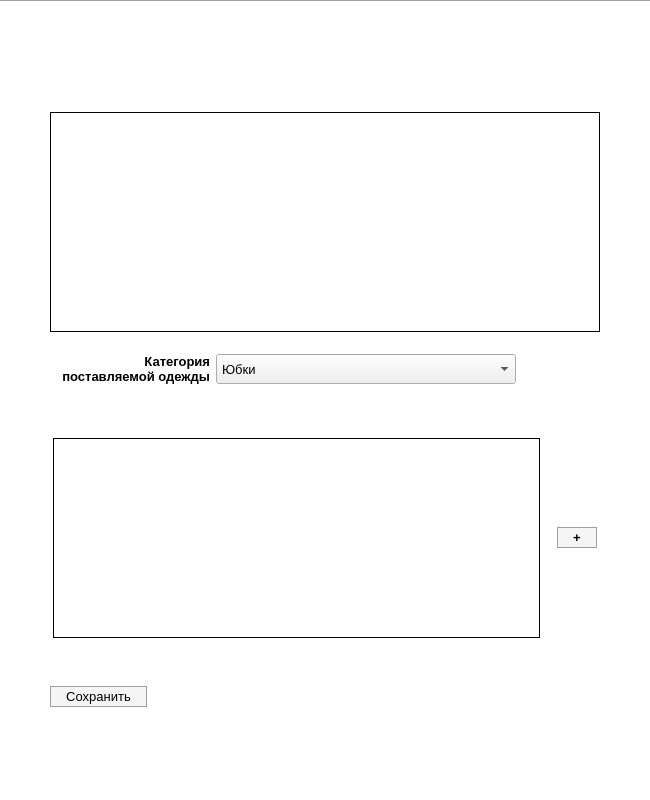
<?xml version="1.0" encoding="UTF-8"?>
<ui version="4.0">
 <class>SupplierWindow</class>
 <widget class="QDialog" name="SupplierWindow">
  <property name="geometry">
   <rect>
    <x>0</x>
    <y>0</y>
    <width>650</width>
    <height>800</height>
   </rect>
  </property>
  <property name="minimumSize">
   <size>
    <width>650</width>
    <height>600</height>
   </size>
  </property>
  <property name="maximumSize">
   <size>
    <width>16777215</width>
    <height>16777215</height>
   </size>
  </property>
  <property name="windowTitle">
   <string>Просмотр и редактирование информации о поставщике</string>
  </property>
  <property name="windowIcon">
   <iconset resource="../../resource/resource.qrc">
    <normaloff>:/icons/icons/window-logo.ico</normaloff>:/icons/icons/window-logo.ico</iconset>
  </property>
  <property name="styleSheet">
   <string notr="true">QDialog {
	background-color: white;
	border-top: 1px solid #9e9e9e;
}</string>
  </property>
  <layout class="QGridLayout" name="gridLayout">
   <item row="0" column="3">
    <spacer name="horizontalSpacer_2">
     <property name="orientation">
      <enum>Qt::Horizontal</enum>
     </property>
     <property name="sizeType">
      <enum>QSizePolicy::Preferred</enum>
     </property>
     <property name="sizeHint" stdset="0">
      <size>
       <width>25</width>
       <height>20</height>
      </size>
     </property>
    </spacer>
   </item>
   <item row="0" column="0">
    <spacer name="horizontalSpacer">
     <property name="orientation">
      <enum>Qt::Horizontal</enum>
     </property>
     <property name="sizeType">
      <enum>QSizePolicy::Preferred</enum>
     </property>
     <property name="sizeHint" stdset="0">
      <size>
       <width>25</width>
       <height>20</height>
      </size>
     </property>
    </spacer>
   </item>
   <item row="0" column="1">
    <layout class="QVBoxLayout" name="supplierVerticalLayout">
     <property name="spacing">
      <number>6</number>
     </property>
     <property name="leftMargin">
      <number>20</number>
     </property>
     <property name="topMargin">
      <number>20</number>
     </property>
     <property name="rightMargin">
      <number>20</number>
     </property>
     <property name="bottomMargin">
      <number>20</number>
     </property>
     <item>
      <spacer name="verticalSpacer">
       <property name="orientation">
        <enum>Qt::Vertical</enum>
       </property>
       <property name="sizeType">
        <enum>QSizePolicy::Maximum</enum>
       </property>
       <property name="sizeHint" stdset="0">
        <size>
         <width>20</width>
         <height>30</height>
        </size>
       </property>
      </spacer>
     </item>
     <item>
      <widget class="QTableView" name="supplierInfo">
       <property name="sizePolicy">
        <sizepolicy hsizetype="Expanding" vsizetype="Fixed">
         <horstretch>0</horstretch>
         <verstretch>0</verstretch>
        </sizepolicy>
       </property>
       <property name="minimumSize">
        <size>
         <width>550</width>
         <height>220</height>
        </size>
       </property>
       <property name="maximumSize">
        <size>
         <width>16777215</width>
         <height>220</height>
        </size>
       </property>
       <property name="font">
        <font>
         <pointsize>10</pointsize>
        </font>
       </property>
       <property name="toolTip">
        <string>&lt;html&gt;&lt;head/&gt;&lt;body&gt;&lt;p&gt;Данные о поставщике&lt;/p&gt;&lt;/body&gt;&lt;/html&gt;</string>
       </property>
       <property name="styleSheet">
        <string notr="true">QTableView {
	background: white;
	border: 1px solid black;
	gridline-color: black;
}

QTableView::item {
	color: black;
}

QTableView::item:selected {
	background: #e9f3fb;
}

QHeaderView::section {
	background: #6bd3e0;
	padding-left: 3px;
	border: 1px solid black;
	border-left: 0px;
	border-top: 0px;
}

  QScrollBar:vertical {
      border: 1px solid #77bdb0;
      background: white;
      width: 20px;
      margin: 35px 0 35px 0;
  }

  QScrollBar::handle:vertical {
      background: #e0dcdc;
	  border-top: 1px solid #77bdb0;
	  border-bottom: 1px solid #77bdb0; 
      min-height: 5px;
  }

  QScrollBar::handle:vertical:hover {
       background: #F19CBB;
  }

  QScrollBar::handle:vertical:pressed {
       background: #FDDB6D;
  }

  QScrollBar::add-line:vertical {
      border: 1px solid grey;
      background: white;
      height: 33px;
      subcontrol-position: bottom;
      subcontrol-origin: margin;
  }

  QScrollBar::add-line:vertical:hover {
      background: #CD9575;
  }

  QScrollBar::add-line:vertical:pressed {
      background: #FDDB6D;
  }

  QScrollBar::sub-line:vertical {
      border: 1px solid grey;
      background: white;
      height: 33px;
      subcontrol-position: top;
      subcontrol-origin: margin;
  }

  QScrollBar::sub-line:vertical:hover {
      background: #CD9575;
  }

  QScrollBar::sub-line:vertical:pressed {
      background: #FDDB6D;
  }

  QScrollBar::up-arrow:vertical, QScrollBar::down-arrow:vertical {
      border: 1px solid grey;
      width: 3px;
      height: 3px;
      background: white;
  }

QScrollBar:horizontal {
      border-top: 2px solid #77bdb0;
	  border-bottom: 2px solid #77bdb0;
      background: white;
      height: 20px;
      margin: 0px 37px 0px 37px;
  }

  QScrollBar::handle:horizontal {
      background: #e0dcdc;
	  border-left: 2px solid #77bdb0;
	  border-right: 2px solid #77bdb0; 
      min-width: 5px;
  }

  QScrollBar::handle:horizontal:hover {
       background: #F19CBB;
  }

  QScrollBar::handle:horizontal:pressed {
       background: #FDDB6D;
  }

  QScrollBar::add-line:horizontal {
      border: 2px solid grey;
      background: white;
      width: 33px;
      subcontrol-position: left;
      subcontrol-origin: margin;
  }

  QScrollBar::add-line:horizontal:hover {
      background: #CD9575;
  }

  QScrollBar::add-line:horizontal:pressed {
      background: #FDDB6D;
  }

  QScrollBar::sub-line:horizontal {
      border: 2px solid grey;
      background: white;
      width: 33px;
      subcontrol-position: right;
      subcontrol-origin: margin;
  }

  QScrollBar::sub-line:horizontal:hover {
      background: #CD9575;
  }

  QScrollBar::sub-line:horizontal:pressed {
      background: #FDDB6D;
  }

  QScrollBar::left-arrow:horizontal, QScrollBar::right-arrow:horizontal {
      border: 2px solid grey;
      width: 3px;
      height: 3px;
      background: white;
  }</string>
       </property>
       <property name="verticalScrollBarPolicy">
        <enum>Qt::ScrollBarAsNeeded</enum>
       </property>
       <property name="horizontalScrollBarPolicy">
        <enum>Qt::ScrollBarAlwaysOff</enum>
       </property>
       <property name="selectionMode">
        <enum>QAbstractItemView::SingleSelection</enum>
       </property>
       <property name="selectionBehavior">
        <enum>QAbstractItemView::SelectRows</enum>
       </property>
       <property name="verticalScrollMode">
        <enum>QAbstractItemView::ScrollPerPixel</enum>
       </property>
       <property name="horizontalScrollMode">
        <enum>QAbstractItemView::ScrollPerPixel</enum>
       </property>
       <attribute name="horizontalHeaderVisible">
        <bool>false</bool>
       </attribute>
       <attribute name="horizontalHeaderStretchLastSection">
        <bool>true</bool>
       </attribute>
      </widget>
     </item>
     <item>
      <spacer name="verticalSpacer_2">
       <property name="orientation">
        <enum>Qt::Vertical</enum>
       </property>
       <property name="sizeType">
        <enum>QSizePolicy::Fixed</enum>
       </property>
       <property name="sizeHint" stdset="0">
        <size>
         <width>20</width>
         <height>10</height>
        </size>
       </property>
      </spacer>
     </item>
     <item>
      <widget class="QGroupBox" name="clothingCategoryGroup">
       <property name="sizePolicy">
        <sizepolicy hsizetype="Fixed" vsizetype="Maximum">
         <horstretch>0</horstretch>
         <verstretch>0</verstretch>
        </sizepolicy>
       </property>
       <property name="minimumSize">
        <size>
         <width>300</width>
         <height>0</height>
        </size>
       </property>
       <property name="maximumSize">
        <size>
         <width>16777215</width>
         <height>16777215</height>
        </size>
       </property>
       <property name="styleSheet">
        <string notr="true">QGroupBox {
	background: white;
	border: 0px;
}

QComboBox {
	padding-top: 3px;
	padding-bottom: 3px;
	padding-left: 5px;
}</string>
       </property>
       <property name="title">
        <string/>
       </property>
       <layout class="QHBoxLayout" name="horizontalLayout_4">
        <property name="topMargin">
         <number>0</number>
        </property>
        <property name="bottomMargin">
         <number>11</number>
        </property>
        <item>
         <widget class="QLabel" name="label">
          <property name="sizePolicy">
           <sizepolicy hsizetype="Maximum" vsizetype="Preferred">
            <horstretch>0</horstretch>
            <verstretch>0</verstretch>
           </sizepolicy>
          </property>
          <property name="font">
           <font>
            <pointsize>10</pointsize>
            <weight>75</weight>
            <bold>true</bold>
           </font>
          </property>
          <property name="text">
           <string>Категория 
поставляемой одежды</string>
          </property>
          <property name="alignment">
           <set>Qt::AlignRight|Qt::AlignTrailing|Qt::AlignVCenter</set>
          </property>
          <property name="wordWrap">
           <bool>true</bool>
          </property>
         </widget>
        </item>
        <item>
         <widget class="QComboBox" name="clothingCategory">
          <property name="sizePolicy">
           <sizepolicy hsizetype="Minimum" vsizetype="Preferred">
            <horstretch>0</horstretch>
            <verstretch>0</verstretch>
           </sizepolicy>
          </property>
          <property name="minimumSize">
           <size>
            <width>300</width>
            <height>0</height>
           </size>
          </property>
          <property name="font">
           <font>
            <pointsize>10</pointsize>
           </font>
          </property>
          <property name="currentText">
           <string>Юбки</string>
          </property>
          <item>
           <property name="text">
            <string>Юбки</string>
           </property>
          </item>
          <item>
           <property name="text">
            <string>Платья</string>
           </property>
          </item>
          <item>
           <property name="text">
            <string>Рубашки</string>
           </property>
          </item>
          <item>
           <property name="text">
            <string>Футболки</string>
           </property>
          </item>
          <item>
           <property name="text">
            <string>Джинсы</string>
           </property>
          </item>
          <item>
           <property name="text">
            <string>Брюки</string>
           </property>
          </item>
          <item>
           <property name="text">
            <string>Свитера</string>
           </property>
          </item>
          <item>
           <property name="text">
            <string>Куртки</string>
           </property>
          </item>
          <item>
           <property name="text">
            <string>Пальто</string>
           </property>
          </item>
          <item>
           <property name="text">
            <string>Носки</string>
           </property>
          </item>
          <item>
           <property name="text">
            <string>Головные уборы</string>
           </property>
          </item>
         </widget>
        </item>
       </layout>
      </widget>
     </item>
     <item>
      <widget class="QGroupBox" name="clothingGroup">
       <property name="sizePolicy">
        <sizepolicy hsizetype="Minimum" vsizetype="Maximum">
         <horstretch>0</horstretch>
         <verstretch>0</verstretch>
        </sizepolicy>
       </property>
       <property name="minimumSize">
        <size>
         <width>0</width>
         <height>265</height>
        </size>
       </property>
       <property name="styleSheet">
        <string notr="true">QGroupBox {
	border: 0px;
	background: white;
}

QPushButton {
	padding-left: 15px;
	padding-right: 15px;
	padding-top: 2px;
	padding-bottom: 2px;
	background-color: #f5f5f5;
	border-style: solid;
	border-width: 1px;
	border-color: #9e9e9e;
}

 QPushButton:hover {
     background-color: #78DBE2;
 }
 QPushButton:pressed {
     background-color: #3F888F;
 }
</string>
       </property>
       <property name="title">
        <string/>
       </property>
       <layout class="QGridLayout" name="gridLayout_2">
        <property name="leftMargin">
         <number>0</number>
        </property>
        <property name="topMargin">
         <number>0</number>
        </property>
        <property name="rightMargin">
         <number>0</number>
        </property>
        <property name="bottomMargin">
         <number>0</number>
        </property>
        <item row="1" column="1">
         <widget class="QGroupBox" name="addRemoveGroup">
          <property name="sizePolicy">
           <sizepolicy hsizetype="Maximum" vsizetype="Maximum">
            <horstretch>0</horstretch>
            <verstretch>0</verstretch>
           </sizepolicy>
          </property>
          <property name="minimumSize">
           <size>
            <width>0</width>
            <height>0</height>
           </size>
          </property>
          <property name="font">
           <font>
            <pointsize>10</pointsize>
           </font>
          </property>
          <property name="title">
           <string/>
          </property>
          <layout class="QVBoxLayout" name="verticalLayout">
           <property name="leftMargin">
            <number>11</number>
           </property>
           <property name="rightMargin">
            <number>0</number>
           </property>
           <item>
            <widget class="QPushButton" name="addClothing">
             <property name="sizePolicy">
              <sizepolicy hsizetype="Minimum" vsizetype="Maximum">
               <horstretch>0</horstretch>
               <verstretch>0</verstretch>
              </sizepolicy>
             </property>
             <property name="font">
              <font>
               <pointsize>10</pointsize>
               <weight>75</weight>
               <bold>true</bold>
              </font>
             </property>
             <property name="toolTip">
              <string>&lt;html&gt;&lt;head/&gt;&lt;body&gt;&lt;p&gt;&lt;span style=&quot; font-weight:400;&quot;&gt;Добавить товар&lt;/span&gt;&lt;/p&gt;&lt;/body&gt;&lt;/html&gt;</string>
             </property>
             <property name="text">
              <string>+</string>
             </property>
            </widget>
           </item>
          </layout>
         </widget>
        </item>
        <item row="1" column="0">
         <widget class="QTableView" name="clothingInfo">
          <property name="minimumSize">
           <size>
            <width>0</width>
            <height>200</height>
           </size>
          </property>
          <property name="maximumSize">
           <size>
            <width>16777215</width>
            <height>200</height>
           </size>
          </property>
          <property name="styleSheet">
           <string notr="true">QTableView {
	border: 1px solid black;
	background: white;
	gridline-color: black;
}

QTableView::item {
	color: black;
}

QTableView::item:selected {
	background: #e9f3fb;
}

QHeaderView::section {
	background: #6bd3e0;
	padding-top: 7px;
	padding-bottom: 7px;
	border: 1px solid black;
	border-left: 0px;
	border-top: 0px;
}

 QScrollBar:vertical {
      border: 2px solid #77bdb0;
      background: white;
      width: 20px;
      margin: 35px 0 35px 0;
  }

  QScrollBar::handle:vertical {
      background: #e0dcdc;
	  border-top: 2px solid #77bdb0;
	  border-bottom: 2px solid #77bdb0; 
      min-height: 5px;
  }

  QScrollBar::handle:vertical:hover {
       background: #F19CBB;
  }

  QScrollBar::handle:vertical:pressed {
       background: #FDDB6D;
  }

  QScrollBar::add-line:vertical {
      border: 2px solid grey;
      background: white;
      height: 33px;
      subcontrol-position: bottom;
      subcontrol-origin: margin;
  }

  QScrollBar::add-line:vertical:hover {
      background: #CD9575;
  }

  QScrollBar::add-line:vertical:pressed {
      background: #FDDB6D;
  }

  QScrollBar::sub-line:vertical {
      border: 2px solid grey;
      background: white;
      height: 33px;
      subcontrol-position: top;
      subcontrol-origin: margin;
  }

  QScrollBar::sub-line:vertical:hover {
      background: #CD9575;
  }

  QScrollBar::sub-line:vertical:pressed {
      background: #FDDB6D;
  }

  QScrollBar::up-arrow:vertical, QScrollBar::down-arrow:vertical {
      border: 2px solid grey;
      width: 3px;
      height: 3px;
      background: white;
  }

QScrollBar:horizontal {
      border-top: 2px solid #77bdb0;
	  border-bottom: 2px solid #77bdb0;
      background: white;
      height: 20px;
      margin: 0px 37px 0px 37px;
  }

  QScrollBar::handle:horizontal {
      background: #e0dcdc;
	  border-left: 2px solid #77bdb0;
	  border-right: 2px solid #77bdb0; 
      min-width: 5px;
  }

  QScrollBar::handle:horizontal:hover {
       background: #F19CBB;
  }

  QScrollBar::handle:horizontal:pressed {
       background: #FDDB6D;
  }

  QScrollBar::add-line:horizontal {
      border: 2px solid grey;
      background: white;
      width: 33px;
      subcontrol-position: left;
      subcontrol-origin: margin;
  }

  QScrollBar::add-line:horizontal:hover {
      background: #CD9575;
  }

  QScrollBar::add-line:horizontal:pressed {
      background: #FDDB6D;
  }

  QScrollBar::sub-line:horizontal {
      border: 2px solid grey;
      background: white;
      width: 33px;
      subcontrol-position: right;
      subcontrol-origin: margin;
  }

  QScrollBar::sub-line:horizontal:hover {
      background: #CD9575;
  }

  QScrollBar::sub-line:horizontal:pressed {
      background: #FDDB6D;
  }

  QScrollBar::left-arrow:horizontal, QScrollBar::right-arrow:horizontal {
      border: 2px solid grey;
      width: 3px;
      height: 3px;
      background: white;
  }</string>
          </property>
          <property name="editTriggers">
           <set>QAbstractItemView::AnyKeyPressed|QAbstractItemView::DoubleClicked|QAbstractItemView::EditKeyPressed</set>
          </property>
          <property name="selectionMode">
           <enum>QAbstractItemView::SingleSelection</enum>
          </property>
          <property name="selectionBehavior">
           <enum>QAbstractItemView::SelectRows</enum>
          </property>
          <property name="verticalScrollMode">
           <enum>QAbstractItemView::ScrollPerPixel</enum>
          </property>
          <property name="horizontalScrollMode">
           <enum>QAbstractItemView::ScrollPerPixel</enum>
          </property>
          <attribute name="horizontalHeaderVisible">
           <bool>false</bool>
          </attribute>
          <attribute name="horizontalHeaderCascadingSectionResizes">
           <bool>true</bool>
          </attribute>
          <attribute name="horizontalHeaderMinimumSectionSize">
           <number>100</number>
          </attribute>
          <attribute name="horizontalHeaderDefaultSectionSize">
           <number>300</number>
          </attribute>
          <attribute name="horizontalHeaderStretchLastSection">
           <bool>true</bool>
          </attribute>
          <attribute name="verticalHeaderVisible">
           <bool>false</bool>
          </attribute>
          <attribute name="verticalHeaderMinimumSectionSize">
           <number>30</number>
          </attribute>
          <attribute name="verticalHeaderDefaultSectionSize">
           <number>37</number>
          </attribute>
          <attribute name="verticalHeaderHighlightSections">
           <bool>false</bool>
          </attribute>
         </widget>
        </item>
       </layout>
      </widget>
     </item>
     <item>
      <widget class="QPushButton" name="save">
       <property name="sizePolicy">
        <sizepolicy hsizetype="Maximum" vsizetype="Maximum">
         <horstretch>0</horstretch>
         <verstretch>0</verstretch>
        </sizepolicy>
       </property>
       <property name="font">
        <font>
         <pointsize>10</pointsize>
        </font>
       </property>
       <property name="styleSheet">
        <string notr="true">QPushButton {
	padding-left: 15px;
	padding-right: 15px;
	padding-top: 2px;
	padding-bottom: 2px;
	background-color: #f5f5f5;
	border-style: solid;
	border-width: 1px;
	border-color: #9e9e9e;
	margin-top: 11px;
	margin-bottom: 11px;
}

 QPushButton:hover {
     background-color: #78DBE2;
 }
 QPushButton:pressed {
     background-color: #3F888F;
 }</string>
       </property>
       <property name="text">
        <string>Сохранить</string>
       </property>
      </widget>
     </item>
    </layout>
   </item>
  </layout>
 </widget>
 <resources>
  <include location="../../resource/resource.qrc"/>
 </resources>
 <connections/>
</ui>
